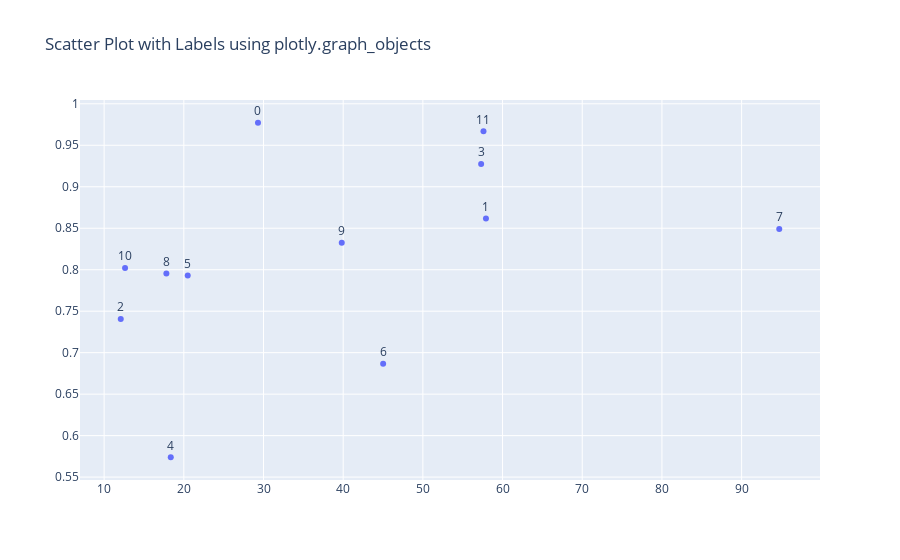

Source (notebook cell):
### Markdown cell above
### Layer 4 result

### Code cell
# layer 4
# import plotly.graph_objects as go

# # Sample data
# x = [l0_heads[head_id].mean().item() for head_id in range(n_heads)]
# y = [ce_score_per_head[head_id] for head_id in range(n_heads)]
# z = [str(head_id) for head_id in range(n_heads)]

# # Create scatter plot with labels
# fig = go.Figure(data=go.Scatter(x=x, y=y, mode='markers+text', text=z, textposition='top center'))

# # Add title and show plot
# fig.update_layout(title='Scatter Plot with Labels using plotly.graph_objects')
# fig.show()

### Figure 1 — Plotly figure (JSON) as saved in the notebook; plotly's stock layout.template omitted (floating-point values rounded to 4 significant figures)
{"data": [{"mode": "markers+text", "text": ["0", "1", "2", "3", "4", "5", "6", "7", "8", "9", "10", "11"], "textposition": "top center", "type": "scatter", "x": [29.31, 57.92, 12.09, 57.31, 18.36, 20.49, 45.01, 94.72, 17.81, 39.82, 12.63, 57.61], "y": [0.9772, 0.8617, 0.7405, 0.9273, 0.5739, 0.7929, 0.6866, 0.849, 0.7954, 0.8324, 0.802, 0.9669]}], "layout": {"title": {"text": "Scatter Plot with Labels using plotly.graph_objects"}}}
